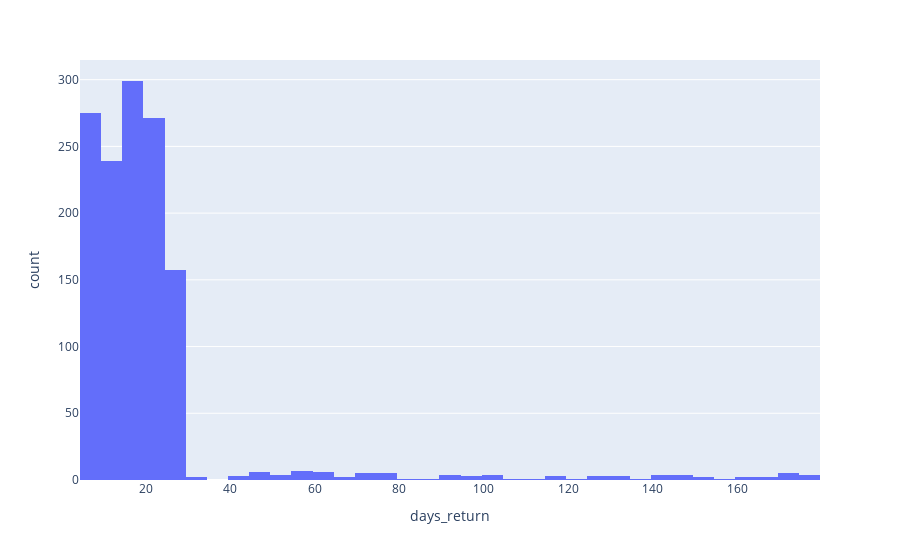

The notebook cell this image was saved under:
### Code cell
fig = px.histogram(checkouts, x="days_return")
fig.show()

### Figure 1 — Plotly figure (JSON) as saved in the notebook; plotly's stock layout.template omitted (floating-point values rounded to 4 significant figures; data arrays with more than 128 entries replaced by an {"elided": "..."} marker saying what was removed)
{"data": [{"alignmentgroup": "True", "bingroup": "x", "hovertemplate": "days_return=%{x}<br>count=%{y}<extra></extra>", "legendgroup": "", "marker": {"color": "#636efa", "pattern": {"shape": ""}}, "name": "", "offsetgroup": "", "orientation": "v", "showlegend": false, "type": "histogram", "x": {"elided": "1331 int values"}, "xaxis": "x", "yaxis": "y"}], "layout": {"barmode": "relative", "legend": {"tracegroupgap": 0}, "margin": {"t": 60}, "xaxis": {"anchor": "y", "domain": [0, 1], "title": {"text": "days_return"}}, "yaxis": {"anchor": "x", "domain": [0, 1], "title": {"text": "count"}}}}
